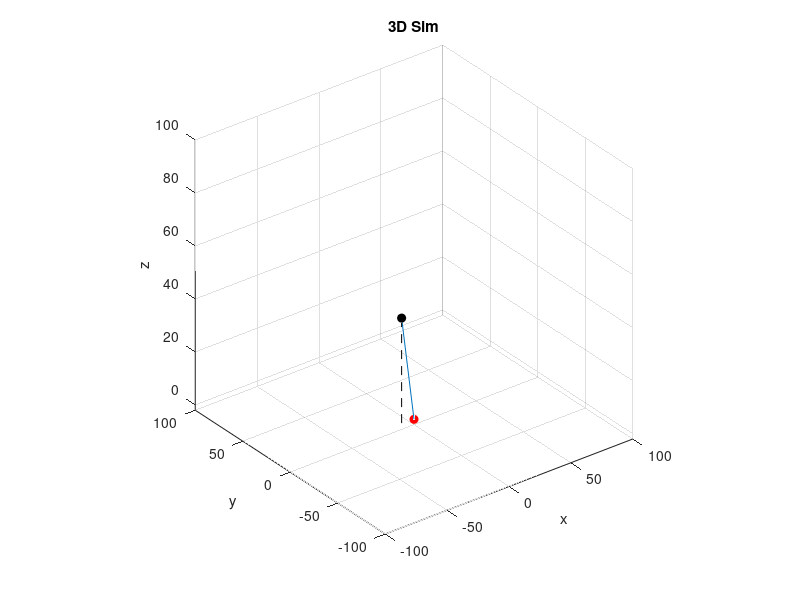

The MATLAB source for this figure: (Note: this script raises an error after producing the figure.)
% UAV Visual Constraints Animation
% Hayden Morgan
% 11/22/19

format short
clear all
close all

% UAV and target conditions
r = 10;
h = 40;
x = [-r; 0; h];
rpy = [20,0,0];
rpyg = [20,0,0];
xy = [x(1); x(2)];
xz = [x(1); x(3)];
yz = [x(2); x(3)];
xt = [0; 0; 0];

phi_fov = deg2rad(45);
phi_g = deg2rad(rpyg(1));
phir = phi_fov/2-phi_g+atan2(sign(x(1))*r,h); % right critical constraint
phil = -phi_fov/2-phi_g+atan2(sign(x(1))*r,h); % left critical constraint

phi = deg2rad(rpy(1));

theta_fov = deg2rad(45);
theta_g = deg2rad(rpyg(2));
thetab = theta_fov/2-theta_g; % back critical constraint
thetaf = -theta_fov/2-theta_g; % front critical constraint

theta = deg2rad(rpy(2));

psi = deg2rad(rpy(3));
psi_g = deg2rad(rpyg(3));

xlos = h*tan(-phi-phi_g)
rx = (xlos + h*tan(phi_fov/2))/(1-xlos*tan(phi_fov/2)/h)
lx = (xlos - h*tan(phi_fov/2))/(1+xlos*tan(phi_fov/2)/h)

ylos = h*tan(theta+theta_g)
by = (ylos + h*tan(theta_fov/2))/(1-ylos*tan(theta_fov/2)/h)
fy = (ylos - h*tan(theta_fov/2))/(1+ylos*tan(theta_fov/2)/h)

% general plotting
linedist = 100;
endpoint = [0;
            -linedist];
plot2ddata = false;
plot3ddata = true;

% ######################################################################
% #############################3D PLOT##################################
% ######################################################################

if plot3ddata
    
    % setup background base
    figure(2)
    los = [x, xt];
    plot3(los(1,:),los(2,:),los(3,:));
    hold on
    pose_point = plot3(x(1),x(2),x(3), 'ko', 'MarkerFaceColor', 'k');
    pose_line = plot3([x(1),x(1)], [x(2),x(2)], [x(3),0], 'k--');
    pose_target = plot3(xt(1),xt(2),xt(3), 'ro', 'MarkerFaceColor', 'r');
    lfov = [0, 0;
            0, 0;
            0, 200;];
    lquiv = [0, 10;
             0, 0;
             0, 0;];
    lcamx = [0, 10;
             0, 0;
             0, 0;];
    lbNorth = [0, 10;
             0, 0;
             0, 0;];
    rng = 100;
    xlim([-rng,rng])
    ylim([-rng,rng])
    zlim([-2,rng])
    title('3D Sim')
    xlabel('x')
    ylabel('y')
    zlabel('z')
    grid on
    pbaspect([1 1 1])
    hold on
    
    Riv = [0, 1, 0;
           1, 0, 0;
           0, 0, -1];
    R_ib = rot3dzp(psi)*rot3dyp(theta)*rot3dxp(phi)*Riv;
    R_vb = rot3dzp(psi)*rot3dyp(theta)*rot3dxp(phi);
    R_bg = rot3dzp(psi_g)*rot3dyp(theta_g)*rot3dxp(phi_g);
    R_gc = eye(3);
    R_cfov1_x = rot3dyp(phi_fov/2);
    R_cfov2_x = rot3dyp(-phi_fov/2);
    R_cfov1_y = rot3dxp(theta_fov/2);
    R_cfov2_y = rot3dxp(-theta_fov/2);
    
    % Rotate animation lines back out to common inertial frame for plotting

    loptax = R_ib'*R_bg'*lfov + x;
    lfov1 = R_ib'*R_bg'*R_gc'*R_cfov1_y'*R_cfov1_x'*lfov + x;
    lfov2 = R_ib'*R_bg'*R_gc'*R_cfov2_y'*R_cfov1_x'*lfov + x;
    lfov3 = R_ib'*R_bg'*R_gc'*R_cfov1_y'*R_cfov2_x'*lfov + x;
    lfov4 = R_ib'*R_bg'*R_gc'*R_cfov2_y'*R_cfov2_x'*lfov + x;
    lquiv = R_ib'*lquiv + x;
    lcamx = R_ib'*R_bg'*R_gc'*lcamx + x;
    lbNorth = Riv'*lbNorth + x;
    lbz = R_ib'*lfov + x;
    
    ploptax = plot3(loptax(1,:), loptax(2,:), loptax(3,:), 'r--');
    plfov1 = plot3(lfov1(1,:), lfov1(2,:), lfov1(3,:), 'r-');
    plfov2 = plot3(lfov2(1,:), lfov2(2,:), lfov2(3,:), 'r-');
    plfov3 = plot3(lfov3(1,:), lfov3(2,:), lfov3(3,:), 'r-');
    plfov4 = plot3(lfov4(1,:), lfov4(2,:), lfov4(3,:), 'r-');
    plcamx = plot3(lcamx(1,:), lcamx(2,:), lcamx(3,:), 'r-');
    plbNorth = plot3(lbNorth(1,:), lbNorth(2,:), lbNorth(3,:), 'g-');
    plbz = plot3(lbz(1,:), lbz(2,:), lbz(3,:), 'k-');
    quiver3(lquiv(1,1),lquiv(2,1),lquiv(3,1),lquiv(1,2)-lquiv(1,1),lquiv(2,2)-lquiv(2,1),lquiv(3,2)-lquiv(3,1),'b','LineWidth',5)

    a=1;

end

% ######################################################################
% #############################2D PLOT##################################
% ######################################################################

% -------------------------ROLL-------------------------
if plot2ddata
    % setup background base
    figure(1)
    subplot(121)
    xlim([-20,20])
    ylim([-2, 50])
    line([-20,20], [0,0])
    title('Roll Visual Field')
    ylabel('z')
    xlabel('x')
    pbaspect([1 1 1])
    hold on
    pose_point = plot(x(1),x(3), 'ko', 'MarkerFaceColor', 'k');
    pose_line = plot([x(1),x(1)], [x(3),0], 'k--');
    
    R_ib_phi = rot2dp(phi); % roll inertial-body
    R_bc_phi = rot2dp(phi_g); % roll body-camera
    R_cfov1_phi = rot2dp(phi_fov/2);
    R_cfov2_phi = rot2dp(-phi_fov/2);

    % target plot
    plot(xt(1),0, 'ro', 'MarkerFaceColor', 'r')

    % roll animation
    br1 = R_cfov1_phi*R_bc_phi*R_ib_phi*endpoint + [x(1);x(3)];
    lr1 = plot([x(1),br1(1)], [x(3),br1(2)], 'r-');     % left fov
    br2 = R_cfov2_phi*R_bc_phi*R_ib_phi*endpoint + [x(1);x(3)];
    lr2 = plot([x(1),br2(1)], [x(3),br2(2)], 'r-');     % right fov
    br3 = R_ib_phi*endpoint + [x(1);x(3)];
    lr3 = plot([x(1),br3(1)], [x(3),br3(2)], 'k-');    % pose line
    br4 = R_bc_phi*R_ib_phi*endpoint + [x(1);x(3)];
    lr4 = plot([x(1),br4(1)], [x(3),br4(2)], 'r--');    % optical axis line

    % % Roll animation
    % for i = -20:1:20
    %     phi = deg2rad(i);
    % 
    %     R_ib_phi = rot2dp(phi);
    %     R_bc_phi = rot2dp(phi_g);
    %     R_cfov1_phi = rot2dp(phi_fov/2);
    %     R_cfov2_phi = rot2dp(-phi_fov/2);
    %     
    %     br1 = R_cfov1_phi*R_bc_phi*R_ib_phi*endpoint;
    %     lr1.XData = [x(1),br1(1)];
    %     lr1.YData = [x(3),br1(2)];
    %     
    %     br2 = R_cfov2_phi*R_bc_phi*R_ib_phi*endpoint;
    %     lr2.XData = [x(1),br2(1)];
    %     lr2.YData = [x(3),br2(2)];
    %     
    %     br3 = R_ib_phi*endpoint;
    %     lr3.XData = [x(1),br3(1)];
    %     lr3.YData = [x(3),br3(2)];
    %     
    %     br4 = R_bc_phi*R_ib_phi*endpoint;
    %     lr4.XData = [x(1),br4(1)];
    %     lr4.YData = [x(3),br4(2)];
    %     
    %     refreshdata
    %     pause(0.02)
    % end
    % 
    % % Roll gimball animation
    % for i = -20:1:20
    %     phi_g = deg2rad(i);
    % 
    %     R_ib_phi = rot2dp(phi);
    %     R_bc_phi = rot2dp(phi_g);
    %     R_cfov1_phi = rot2dp(phi_fov/2);
    %     R_cfov2_phi = rot2dp(-phi_fov/2);
    %     
    %     br1 = R_cfov1_phi*R_bc_phi*R_ib_phi*endpoint;
    %     lr1.XData = [x(1),br1(1)];
    %     lr1.YData = [x(3),br1(2)];
    %     
    %     br2 = R_cfov2_phi*R_bc_phi*R_ib_phi*endpoint;
    %     lr2.XData = [x(1),br2(1)];
    %     lr2.YData = [x(3),br2(2)];
    %     
    %     br3 = R_ib_phi*endpoint;
    %     lr3.XData = [x(1),br3(1)];
    %     lr3.YData = [x(3),br3(2)];
    %     
    %     br4 = R_bc_phi*R_ib_phi*endpoint;
    %     lr4.XData = [x(1),br4(1)];
    %     lr4.YData = [x(3),br4(2)];
    %     
    %     refreshdata
    %     pause(0.02)
    % end

    hold off

    % -------------------------PITCH-------------------------

    % setup background base
    subplot(122)
    xlim([-20,20])
    ylim([-2, 50])
    line([-20,20], [0,0])
    title('Pitch Visual Field')
    ylabel('z')
    xlabel('y')
    pbaspect([1 1 1])
    hold on
    quiver(x(2)+2,x(3),-3,0,0,'LineWidth',5)
    pose_point = plot(x(2),x(3), 'ko', 'MarkerFaceColor', 'k');
    pose_line = plot([x(2),x(2)], [x(3),0], 'k--');
    
    R_ib_theta = rot2dp(theta);
    R_bc_theta = rot2dp(theta_g);
    R_cfov1_theta = rot2dp(theta_fov/2);
    R_cfov2_theta = rot2dp(-theta_fov/2);

    % target plot
    plot(xt(2),0, 'ro', 'MarkerFaceColor', 'r')

    % pitch animation
    bp1 = R_cfov1_theta*R_bc_theta*R_ib_theta*endpoint + [x(2);x(3)];
    lp1 = plot([x(2),bp1(1)], [x(3),bp1(2)], 'b-');     % left fov
    bp2 = R_cfov2_theta*R_bc_theta*R_ib_theta*endpoint + [x(2);x(3)];
    lp2 = plot([x(2),bp2(1)], [x(3),bp2(2)], 'b-');     % right fov
    bp3 = R_ib_theta*endpoint + [x(2);x(3)];
    lp3 = plot([x(2),bp3(1)], [x(3),bp3(2)], 'k-');    % pose line      
    bp4 = R_bc_theta*R_ib_theta*endpoint + [x(2);x(3)];
    lp4 = plot([x(2),bp4(1)], [x(3),bp4(2)], 'b--');        % optical axis line

    % % pitch animation
    % for i = -20:1:20
    %     theta = deg2rad(i);
    % 
    %     R_ib_theta = rot2dp(theta);
    %     R_bc_theta = rot2dp(theta_g);
    %     R_cfov1_theta = rot2dp(theta_fov/2);
    %     R_cfov2_theta = rot2dp(-theta_fov/2);
    %     
    %     bp1 = R_cfov1_theta*R_bc_theta*R_ib_theta*endpoint;
    %     lp1.XData = [x(1),bp1(1)];
    %     lp1.YData = [x(3),bp1(2)];
    %     
    %     bp2 = R_cfov2_theta*R_bc_theta*R_ib_theta*endpoint;
    %     lp2.XData = [x(1),bp2(1)];
    %     lp2.YData = [x(3),bp2(2)];
    %     
    %     bp3 = R_ib_theta*endpoint;
    %     lp3.XData = [x(1),bp3(1)];
    %     lp3.YData = [x(3),bp3(2)];
    %     
    %     bp4 = R_bc_theta*R_ib_theta*endpoint;
    %     lp4.XData = [x(1),bp4(1)];
    %     lp4.YData = [x(3),bp4(2)];
    %     
    %     refreshdata
    %     pause(0.02)
    % end
    % 
    % % pitch gimbal animation
    % for i = -20:1:20
    %     theta_g = deg2rad(i);
    % 
    %     R_ib_theta = rot2dp(theta);
    %     R_bc_theta = rot2dp(theta_g);
    %     R_cfov1_theta = rot2dp(theta_fov/2);
    %     R_cfov2_theta = rot2dp(-theta_fov/2);
    %     
    %     bp1 = R_cfov1_theta*R_bc_theta*R_ib_theta*endpoint;
    %     lp1.XData = [x(1),bp1(1)];
    %     lp1.YData = [x(3),bp1(2)];
    %     
    %     bp2 = R_cfov2_theta*R_bc_theta*R_ib_theta*endpoint;
    %     lp2.XData = [x(1),bp2(1)];
    %     lp2.YData = [x(3),bp2(2)];
    %     
    %     bp3 = R_ib_theta*endpoint;
    %     lp3.XData = [x(1),bp3(1)];
    %     lp3.YData = [x(3),bp3(2)];
    %     
    %     bp4 = R_bc_theta*R_ib_theta*endpoint;
    %     lp4.XData = [x(1),bp4(1)];
    %     lp4.YData = [x(3),bp4(2)];
    %     
    %     refreshdata
    %     pause(0.02)
    % end

    hold off
end



function R = rot2da(ang)
    R = [cos(ang), -sin(ang);
         sin(ang), cos(ang)];
end

function R = rot2dp(ang)
    R = rot2da(ang)';
end

function R = rot3dxp(ang)
    R = [1, 0, 0;
         0, cos(ang), -sin(ang);
         0, sin(ang), cos(ang)]';
end

function R = rot3dyp(ang)
    R = [cos(ang),  0,   sin(ang);
         0,         1,   0;
         -sin(ang), 0,   cos(ang)]';
end

function R = rot3dzp(ang)
    R = [cos(ang), -sin(ang), 0;
         sin(ang), cos(ang),  0;
         0,        0,         1]';
end


